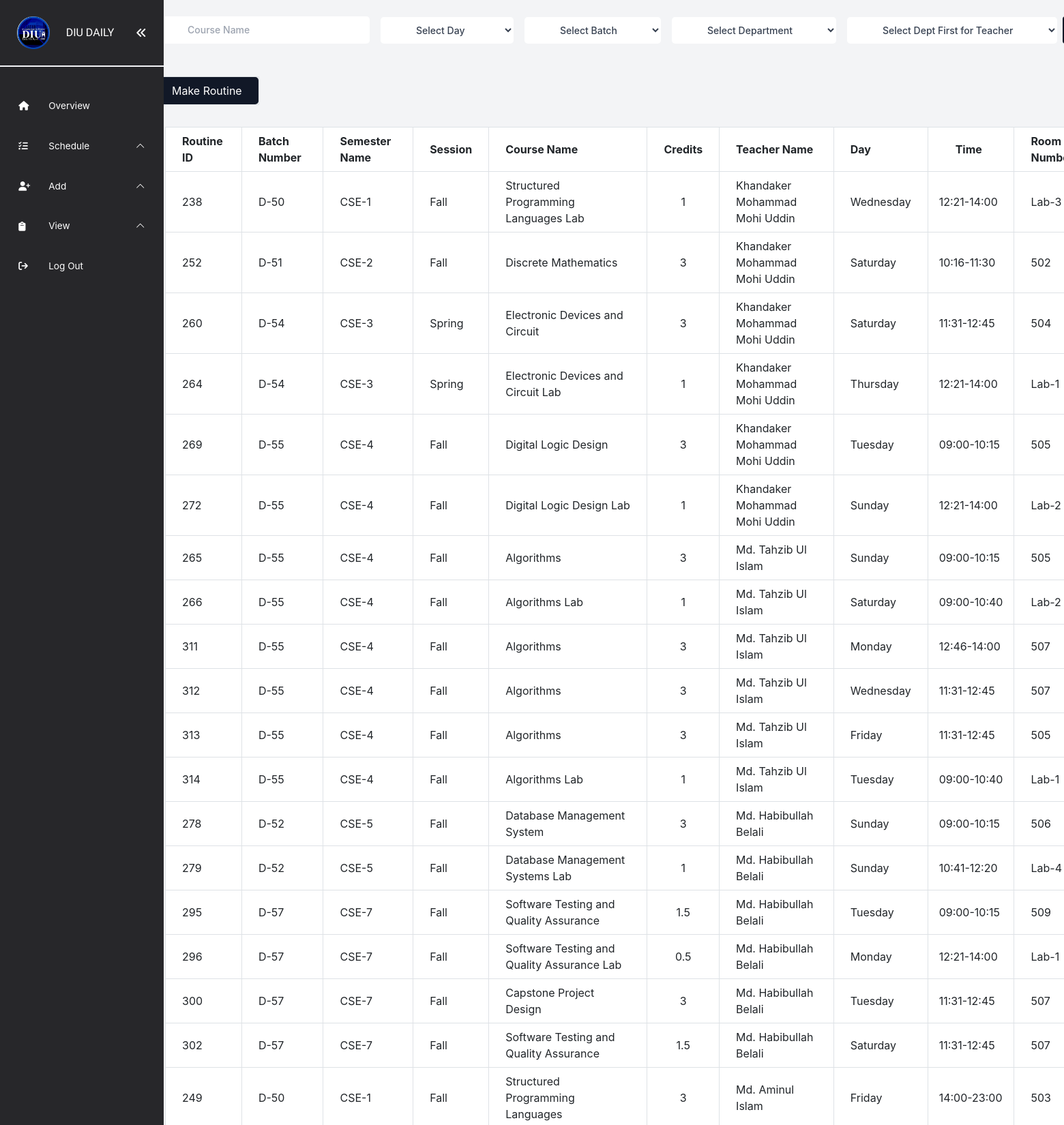
Page /src/admin/routine/show/view.php (upper part) on the committed database.
### tables this page shows
CREATE TABLE `routine` (
  `routine_id` int(11) NOT NULL,
  `course_id` int(11) DEFAULT NULL,
  `day` varchar(20) DEFAULT NULL,
  `start_time` time DEFAULT NULL,
  `room_id` int(11) DEFAULT NULL,
  `teacher_id` int(11) DEFAULT NULL,
  `batch` varchar(50) DEFAULT NULL,
  `semester` varchar(50) DEFAULT NULL,
  `end_time` time DEFAULT NULL,
  `session` varchar(10) NOT NULL
);

CREATE TABLE `batch` (
  `batch_id` int(11) NOT NULL,
  `batch_number` varchar(10) NOT NULL,
  `department_id` int(11) NOT NULL,
  `batch_shift` enum('day','evening') NOT NULL
);

CREATE TABLE `semester` (
  `semester_id` int(11) NOT NULL,
  `semester_name` varchar(50) NOT NULL,
  `department_id` int(11) DEFAULT NULL
);

CREATE TABLE `course` (
  `course_id` int(11) NOT NULL,
  `course_name` varchar(100) NOT NULL,
  `semester_id` int(11) DEFAULT NULL,
  `course_type` varchar(10) NOT NULL,
  `credits` float NOT NULL,
  `course_code` varchar(100) NOT NULL,
  `department_id` int(11) DEFAULT NULL
);

CREATE TABLE `teachers` (
  `teacher_id` int(11) NOT NULL,
  `name` varchar(100) NOT NULL,
  `mobile` varchar(20) NOT NULL,
  `department_id` int(11) NOT NULL,
  `position` varchar(50) NOT NULL,
  `mail` varchar(100) NOT NULL,
  `picture` varchar(255) DEFAULT NULL,
  `password` varchar(255) NOT NULL,
  `token` varchar(255) DEFAULT NULL,
  `expiry` varchar(255) DEFAULT NULL
);

CREATE TABLE `room` (
  `room_id` int(11) NOT NULL,
  `room_number` varchar(50) NOT NULL,
  `room_type` varchar(10) DEFAULT NULL
);

### src/admin/routine/show/view.php (the view, shortened to what this page needs)
<?php
include("../../../../database/config.php");
include("../../../include/adminNavbar.php");
?>
<div class="flex flex-col min-h-screen w-full">
  <div class="flex justify-between my-4">
    <form method="POST" action="" class="flex items-center space-x-4">
      <div class="flex items-center space-x-4">
        <input type="text" id="course_name" name="course_name"
          class="text-gray-700 bg-white hover:bg-gray-100 focus:ring-4 focus:outline-none focus:ring-gray-300 font-medium rounded-lg text-sm px-5 py-2.5"
          placeholder="Course Name">
      </div>
      <div class="flex items-center space-x-4">
        <select id="day" name="day"
          class="text-gray-700 bg-white hover:bg-gray-100 focus:ring-4 focus:outline-none focus:ring-gray-300 font-medium rounded-lg text-sm px-5 py-2.5">
          <option value="">Select Day</option>
        </select>
      </div>
      <div class="flex items-center space-x-4">
        <select id="batch" name="batch"
          class="text-gray-700 bg-white hover:bg-gray-100 focus:ring-4 focus:outline-none focus:ring-gray-300 font-medium rounded-lg text-sm px-5 py-2.5">
          <option value="">Select Batch</option>
        </select>
      </div>
      <div class="flex items-center space-x-4">
        <select id="department_id" name="department_id"
          class="text-gray-700 bg-white hover:bg-gray-100 focus:ring-4 focus:outline-none focus:ring-gray-300 font-medium rounded-lg text-sm px-5 py-2.5">
          <option value="">Select Department</option>
        </select>
      </div>
      <div class="flex items-center space-x-4" id="teacherDropdown">
        <select id="teacher_id" name="teacher_id"
          class="text-gray-700 bg-white hover:bg-gray-100 focus:ring-4 focus:outline-none focus:ring-gray-300 font-medium rounded-lg text-sm px-5 py-2.5">
          <option value="">Select Dept First</option>
        </select>
      </div>
      <button type="submit" value="Search" class="ml-2 bg-gray-900 hover:bg-gray-600 text-white py-2 px-4 rounded"></button>
    </form>
  </div>
  <div class="flex flex-col min-h-screen w-full">
    <div class="flex justify-between mt-4">
      <div>
        <p class="border border-black flex">
          <a href="select.php"
            class="inline-block px-4 py-2 bg-gray-900 text-white rounded-lg hover:bg-gray-600 hover:no-underline">
            Make Routine
          </a>
        </p>
      </div>
    </div>
    <div class="container mx-auto py-8">
      <table class="table-auto w-full bg-white">
        <thead>
          <tr>
            <th class="px-4 py-2 border">Routine ID</th>
            <th class="px-4 py-2 border">Batch Number</th>
            <th class="px-4 py-2 border">Semester Name</th>
            <th class="px-4 py-2 border">Session</th>
            <th class="px-4 py-2 border">Course Name</th>
            <th class="px-4 py-2 border">Credits</th>
            <th class="px-4 py-2 border">Teacher Name</th>
            <th class="px-4 py-2 border">Day</th>
            <th class="px-10 py-2 border">Time</th>
            <th class="px-4 py-2 border">Room Number</th>
          </tr>
        </thead>
        <tbody>
          <?php
$where = "";
        $sql = "SELECT r.`routine_id`, c.`course_name`,c.`credits`, r.`day`, r.`start_time`,
        ro.`room_number`, t.`name` AS 'name', ba.`batch_number`,
        se.`semester_name`, r.`end_time`, r.`session`,
        tea.`mobile`, tea.`department_id`, tea.`position`, tea.`mail`, tea.`picture`
        FROM `routine` r
        JOIN `course` c ON r.`course_id` = c.`course_id`
        JOIN `teachers` t ON r.`teacher_id` = t.`teacher_id`
        JOIN `room` ro ON r.`room_id` = ro.`room_id`
        JOIN `batch` ba ON r.`batch` = ba.`batch_id`
        JOIN `semester` se ON r.`semester` = se.`semester_id`
        JOIN `teachers` tea ON r.`teacher_id` = tea.`teacher_id`
        WHERE 1 $where";
        $result = $conn->query($sql);
        if ($result->num_rows > 0) {
            while ($row = $result->fetch_assoc()) {?>
          <tr>
            <td class="border px-4 py-2"><?php echo $row['routine_id'] ?> </td>
            <td class="border px-4 py-2"><?php echo $row['batch_number'] ?> </td>
            <td class="border px-4 py-2"><?php echo $row['semester_name'] ?> </td>
            <td class="border px-4 py-2"><?php echo $row['session'] ?> </td>
            <td class="border px-4 py-2"><?php echo $row['course_name'] ?> </td>
            <td class="border px-4 py-2 text-center"><?php echo $row['credits'] ?> </td>
            <td class="border px-4 py-2"><?php echo $row['name'] ?> </td>
            <td class="border px-4 py-2"><?php echo $row['day'] ?> </td>
            <td class="border px-3 py-2">
              <?php
    $start_time = strtotime($row['start_time']);
    $end_time = strtotime($row['end_time']);
    $formatted_start_time = date('H:i', $start_time);
    $formatted_end_time = date('H:i', $end_time);
    echo $formatted_start_time . '-' . $formatted_end_time;
    ?>
            </td>
            <td class="border px-4 py-2"><?php echo $row['room_number'] ?> </td>
          </tr>
          <?php }
        } else {
            echo "<tr><td colspan='3' class='text-center'>No Routine found.</td></tr>";
        }
        ?>
        </tbody>
      </table>
    </div>
  </div>
</div>
</body>
</html>

### rows in the picture
routine: routine_id "238", batch.batch_number "D-50", semester.semester_name "CSE-1", session "Fall", course.course_name "Structured Programming Languages Lab", course.credits "1", teacher.name "Khandaker Mohammad Mohi Uddin", day "Wednesday", start_time "12:21", end_time "14:00", room.room_number "Lab-3"
routine: routine_id "252", batch.batch_number "D-51", semester.semester_name "CSE-2", session "Fall", course.course_name "Discrete Mathematics", course.credits "3", teacher.name "Khandaker Mohammad Mohi Uddin", day "Saturday", start_time "10:16", end_time "11:30", room.room_number "502"
routine: routine_id "260", batch.batch_number "D-54", semester.semester_name "CSE-3", session "Spring", course.course_name "Electronic Devices and Circuit", course.credits "3", teacher.name "Khandaker Mohammad Mohi Uddin", day "Saturday", start_time "11:31", end_time "12:45", room.room_number "504"
routine: routine_id "264", batch.batch_number "D-54", semester.semester_name "CSE-3", session "Spring", course.course_name "Electronic Devices and Circuit Lab", course.credits "1", teacher.name "Khandaker Mohammad Mohi Uddin", day "Thursday", start_time "12:21", end_time "14:00", room.room_number "Lab-1"
routine: routine_id "269", batch.batch_number "D-55", semester.semester_name "CSE-4", session "Fall", course.course_name "Digital Logic Design", course.credits "3", teacher.name "Khandaker Mohammad Mohi Uddin", day "Tuesday", start_time "09:00", end_time "10:15", room.room_number "505"
routine: routine_id "272", batch.batch_number "D-55", semester.semester_name "CSE-4", session "Fall", course.course_name "Digital Logic Design Lab", course.credits "1", teacher.name "Khandaker Mohammad Mohi Uddin", day "Sunday", start_time "12:21", end_time "14:00", room.room_number "Lab-2"
routine: routine_id "265", batch.batch_number "D-55", semester.semester_name "CSE-4", session "Fall", course.course_name "Algorithms", course.credits "3", teacher.name "Md. Tahzib Ul Islam", day "Sunday", start_time "09:00", end_time "10:15", room.room_number "505"
routine: routine_id "266", batch.batch_number "D-55", semester.semester_name "CSE-4", session "Fall", course.course_name "Algorithms Lab", course.credits "1", teacher.name "Md. Tahzib Ul Islam", day "Saturday", start_time "09:00", end_time "10:40", room.room_number "Lab-2"
routine: routine_id "311", batch.batch_number "D-55", semester.semester_name "CSE-4", session "Fall", course.course_name "Algorithms", course.credits "3", teacher.name "Md. Tahzib Ul Islam", day "Monday", start_time "12:46", end_time "14:00", room.room_number "507"
routine: routine_id "312", batch.batch_number "D-55", semester.semester_name "CSE-4", session "Fall", course.course_name "Algorithms", course.credits "3", teacher.name "Md. Tahzib Ul Islam", day "Wednesday", start_time "11:31", end_time "12:45", room.room_number "507"
routine: routine_id "313", batch.batch_number "D-55", semester.semester_name "CSE-4", session "Fall", course.course_name "Algorithms", course.credits "3", teacher.name "Md. Tahzib Ul Islam", day "Friday", start_time "11:31", end_time "12:45", room.room_number "505"
routine: routine_id "314", batch.batch_number "D-55", semester.semester_name "CSE-4", session "Fall", course.course_name "Algorithms Lab", course.credits "1", teacher.name "Md. Tahzib Ul Islam", day "Tuesday", start_time "09:00", end_time "10:40", room.room_number "Lab-1"
routine: routine_id "278", batch.batch_number "D-52", semester.semester_name "CSE-5", session "Fall", course.course_name "Database Management System", course.credits "3", teacher.name "Md. Habibullah Belali", day "Sunday", start_time "09:00", end_time "10:15", room.room_number "506"
routine: routine_id "279", batch.batch_number "D-52", semester.semester_name "CSE-5", session "Fall", course.course_name "Database Management Systems Lab", course.credits "1", teacher.name "Md. Habibullah Belali", day "Sunday", start_time "10:41", end_time "12:20", room.room_number "Lab-4"
routine: routine_id "295", batch.batch_number "D-57", semester.semester_name "CSE-7", session "Fall", course.course_name "Software Testing and Quality Assurance", course.credits "1.5", teacher.name "Md. Habibullah Belali", day "Tuesday", start_time "09:00", end_time "10:15", room.room_number "509"
routine: routine_id "296", batch.batch_number "D-57", semester.semester_name "CSE-7", session "Fall", course.course_name "Software Testing and Quality Assurance Lab", course.credits "0.5", teacher.name "Md. Habibullah Belali", day "Monday", start_time "12:21", end_time "14:00", room.room_number "Lab-1"
routine: routine_id "300", batch.batch_number "D-57", semester.semester_name "CSE-7", session "Fall", course.course_name "Capstone Project Design", course.credits "3", teacher.name "Md. Habibullah Belali", day "Tuesday", start_time "11:31", end_time "12:45", room.room_number "507"
routine: routine_id "302", batch.batch_number "D-57", semester.semester_name "CSE-7", session "Fall", course.course_name "Software Testing and Quality Assurance", course.credits "1.5", teacher.name "Md. Habibullah Belali", day "Saturday", start_time "11:31", end_time "12:45", room.room_number "507"
routine: routine_id "249", batch.batch_number "D-50", semester.semester_name "CSE-1", session "Fall", course.course_name "Structured Programming Languages", course.credits "3", teacher.name "Md. Aminul Islam", day "Friday", start_time "14:00", end_time "23:00", room.room_number "503"
